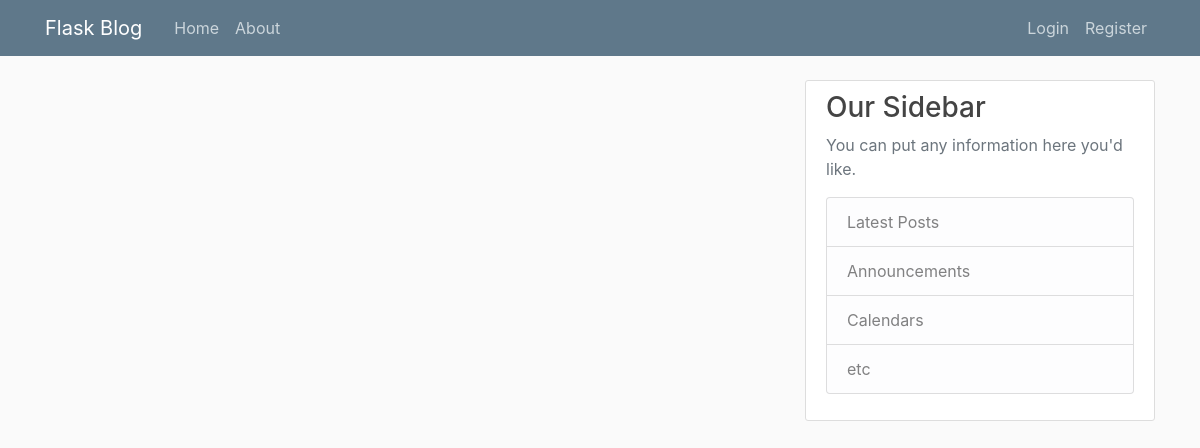
The app's page /home, older data.
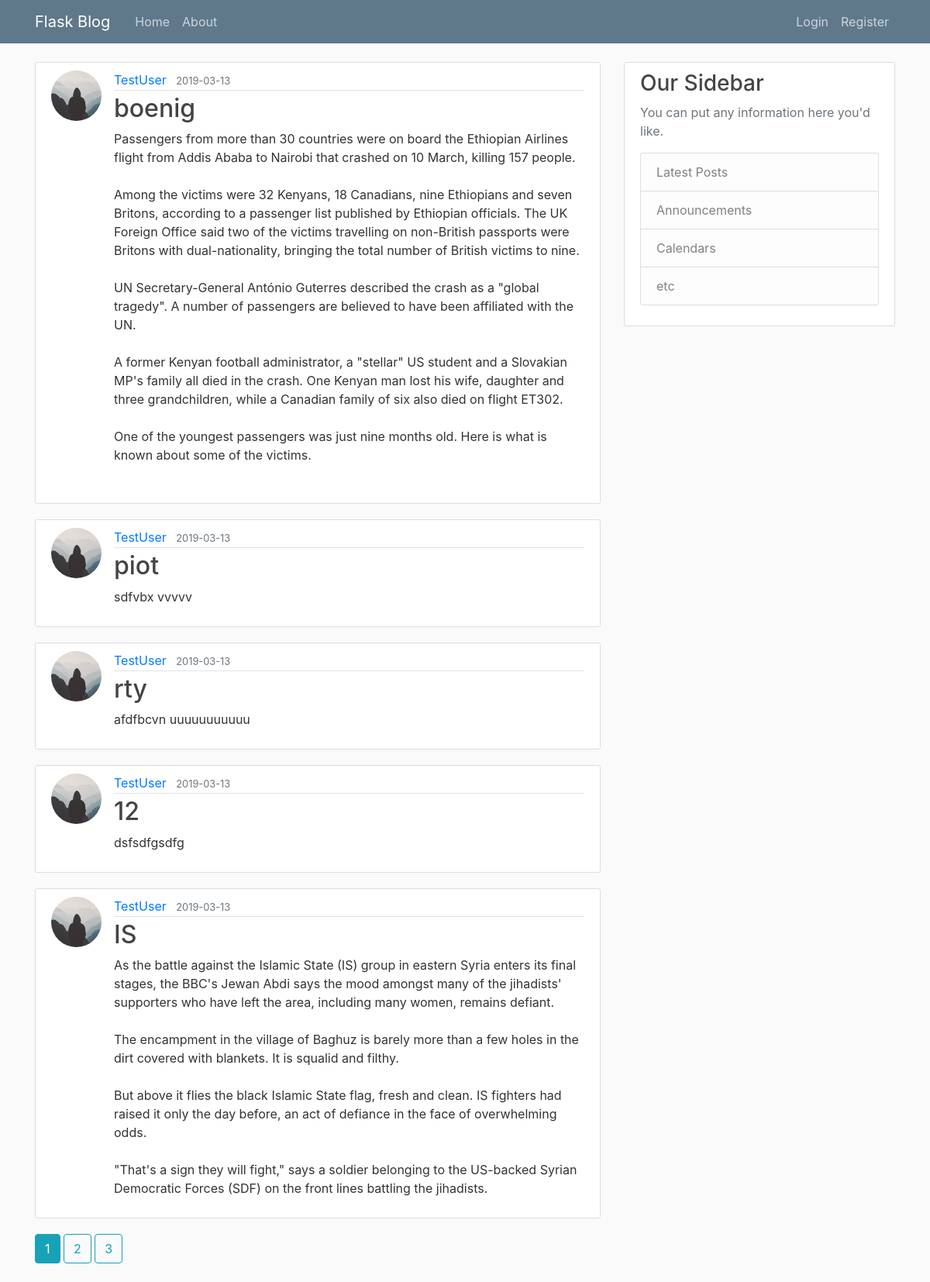
The same page, newer data.
### flaskblog/models.py (models this page shows, shortened)
class Post(db.Model):
    id = db.Column(db.Integer, primary_key=True) #
    title = db.Column(db.String(100), nullable=False)
    date_posted = db.Column(db.DateTime, nullable=False, default = datetime.utcnow) # datetime.utcnow is without parenthis () because we want to pass function (not a value of this executed function)
    content = db.Column(db.Text, nullable=False)
    user_id = db.Column(db.Integer, db.ForeignKey('user.id'), nullable=False)

class User(db.Model, UserMixin):
    id = db.Column(db.Integer, primary_key=True) #user ID is an integer and this will be our pirimary_key
    username = db.Column(db.String(20), unique=True, nullable=False) #we assumed that username will be max 20 character long. username must be unique and cannot have value NULL
    email = db.Column(db.String(120), unique=True, nullable=False) #we assumed that email will be max 120 character long. email must be unique and cannot have value NULL
    image_file = db.Column(db.String(20), nullable=False, default='default.jpg') #we assumed that user profile picture name will be max 20 character long.
    password = db.Column(db.String(60), nullable=False)
    posts = db.relationship('Post', backref='author', lazy=True)

### flaskblog/main/routes.py (the view)
@main.route("/") #route decorator. This decoreator allows to add aditional subpages. Decorators allows to add aditional functionality to existing functions
@main.route("/home")
def home():
    page = request.args.get('page', 1, type=int) # default page is page '1', type int is for
    posts = Post.query.order_by(Post.date_posted.desc()).paginate(page=page, per_page=5) #create post variable that will use paginate and order posts (latest first)
    return render_template('home.html', posts= posts)

### flaskblog/templates/home.html (shortened to what this page needs)
{% extends "layout.html" %}
{% block content %}
    {% for post in posts.items %}
        <article class="media content-section">
          <img class="rounded-circle article-img" src="{{ url_for('static', filename = 'profile_pics/' + post.author.image_file) }}">
          <div class="media-body">
            <div class="article-metadata">
              <a class="mr-2" href=" {{ url_for('users.user_posts', username= post.author.username) }} ">{{ post.author.username }}</a>
              <small class="text-muted">{{ post.date_posted.strftime('%Y-%m-%d') }}</small>
            </div>
            <h2><a class="article-title" href="{{ url_for('posts.post', post_id = post.id) }}">{{ post.title }}</a></h2>
            <p class="article-content">{{ post.content }}</p>
          </div>
        </article>
    {% endfor %}
    {% for page_num in posts.iter_pages(left_edge=1, right_edge=1, left_current=1, right_current=2) %}
        {% if page_num %}
            {% if posts.page == page_num %}
                <a class = "btn btn-info mb-4" href="{{ url_for('main.home', page = page_num)}}">{{ page_num}}</a>
            {% else %}
                <a class = "btn btn-outline-info mb-4" href="{{ url_for('main.home', page = page_num)}}">{{ page_num}}</a>
            {% endif %}
        {% endif %}
    {% endfor %}
{% endblock content %}

Row changes from the older to the newer data that the page shows:
added Post: image_file (placeholder picture), author.username "TestUser", date_posted "2019-03-13", title "boenig", content "Passengers from more than 30 countries were on board the Ethiopian Airlines flight from Addis Ababa to Nairobi that crashed on 10 March, killing 157 people. Among the victims were 32 Kenyans, 18 Canadians, nine Ethiopians and seven Britons, according to a passenger list published by Ethiopian officials. The UK Foreign Office said two of the victims travelling on non-British passports were Britons with dual-nationality, bringing the total number of British victims to nine. UN Secretary-General António Guterres described the crash as a \"global tragedy\". A number of passengers are believed to have been affiliated with the UN. A former Kenyan football administrator, a \"stellar\" US student and a…"
added Post: image_file (placeholder picture), author.username "TestUser", date_posted "2019-03-13", title "piot", content "sdfvbx vvvvv"
added Post: image_file (placeholder picture), author.username "TestUser", date_posted "2019-03-13", title "rty", content "afdfbcvn uuuuuuuuuuu"
added Post: image_file (placeholder picture), author.username "TestUser", date_posted "2019-03-13", title "12", content "dsfsdfgsdfg"
added Post: image_file (placeholder picture), author.username "TestUser", date_posted "2019-03-13", title "IS", content "As the battle against the Islamic State (IS) group in eastern Syria enters its final stages, the BBC's Jewan Abdi says the mood amongst many of the jihadists' supporters who have left the area, including many women, remains defiant. The encampment in the village of Baghuz is barely more than a few holes in the dirt covered with blankets. It is squalid and filthy. But above it flies the black Islamic State flag, fresh and clean. IS fighters had raised it only the day before, an act of defiance in the face of overwhelming odds. \"That's a sign they will fight,\" says a soldier belonging to the US-backed Syrian Democratic Forces (SDF) on the front lines battling the jihadists."
Text that changed along with them:
new list line: "1"
new list line: "2"
new list line: "3"
